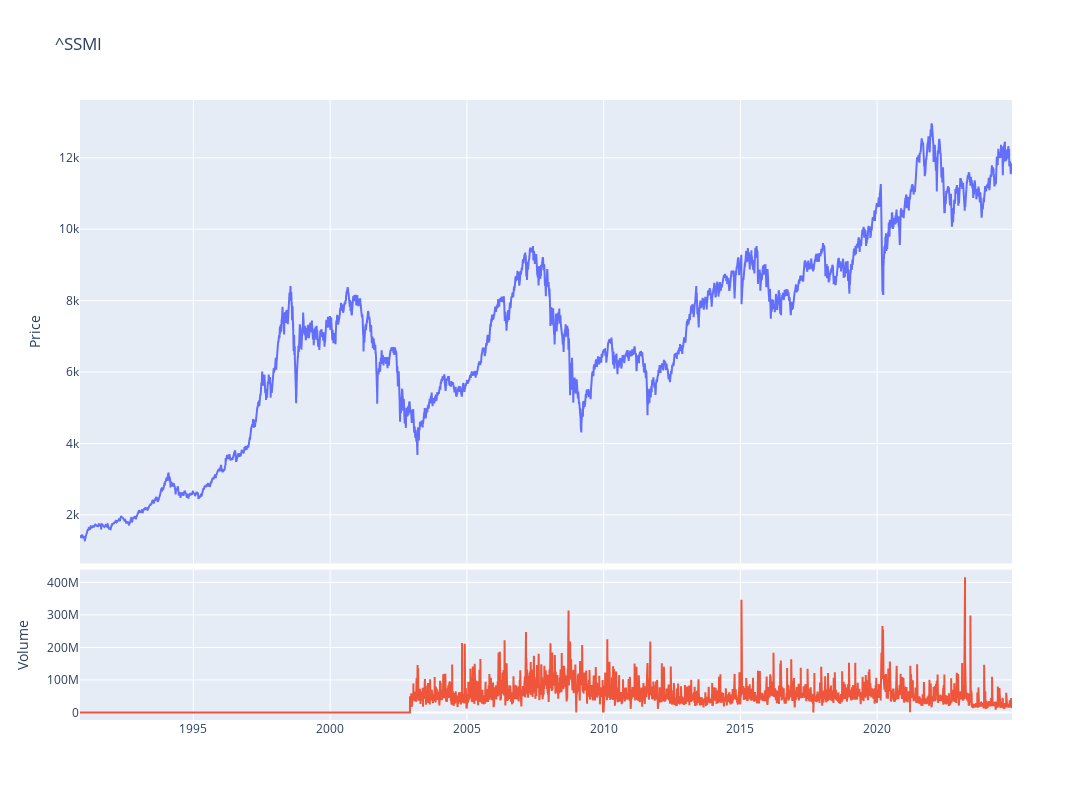

Source (notebook cell):
### Code cell
fig = make_subplots(rows=4, cols=1,shared_xaxes=True,vertical_spacing=0.01,specs=[[{'rowspan':3,'colspan':1}],[None],[None],[{'rowspan':1,'colspan':1}]])

# Graph (1,1)
fig.add_trace(go.Scatter(x=stock_ticker.index,y=stock_ticker['Adj Close'],mode="lines",name=f"{ticker}"),row=1, col=1)
# Update xaxis properties
fig.update_yaxes(title_text="Price", row=1, col=1)

# Graph (4,1)
fig.add_trace(go.Scatter(x=stock_ticker.index,y=stock_ticker['Volume'],mode="lines",name='Volume'),row=4, col=1)
fig.update_yaxes(title_text="Volume", row=4, col=1)

fig.update_layout(height=800, width=1300,showlegend=False,title=f"{ticker}")

fig.show()

### Figure 1 — Plotly figure (JSON) as saved in the notebook; plotly's stock layout.template omitted (floating-point values rounded to 4 significant figures; data arrays with more than 128 entries replaced by an {"elided": "..."} marker saying what was removed)
{"data": [{"mode": "lines", "name": "^SSMI", "type": "scatter", "x": {"elided": "8562 str values"}, "xaxis": "x", "y": {"elided": "8562 float values"}, "yaxis": "y"}, {"mode": "lines", "name": "Volume", "type": "scatter", "x": {"elided": "8562 str values"}, "xaxis": "x2", "y": {"elided": "8562 int values"}, "yaxis": "y2"}], "layout": {"height": 800, "showlegend": false, "title": {"text": "^SSMI"}, "width": 1300, "xaxis": {"anchor": "y", "domain": [0, 1], "matches": "x2", "showticklabels": false}, "xaxis2": {"anchor": "y2", "domain": [0, 1]}, "yaxis": {"anchor": "x", "domain": [0.2525, 1], "title": {"text": "Price"}}, "yaxis2": {"anchor": "x2", "domain": [0, 0.2425], "title": {"text": "Volume"}}}}
